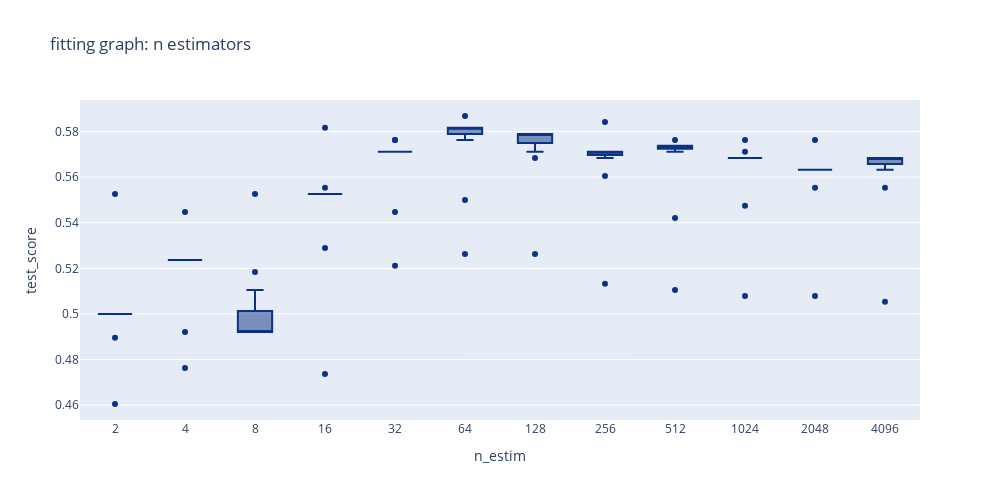

Notebook code cell kept with this figure:
### Code cell
fig = px.box(
    data_frame = df_result_plot,
    x = "n_estim",
    y = "test_score",

    title = "fitting graph: n estimators",
    color_discrete_sequence = plt_style_s,
    width = 1000,
    height = 500,
)

fig.show()

### Figure 1 — Plotly figure (JSON) as saved in the notebook; plotly's stock layout.template omitted (floating-point values rounded to 4 significant figures; data arrays with more than 128 entries replaced by an {"elided": "..."} marker saying what was removed)
{"data": [{"alignmentgroup": "True", "hovertemplate": "n_estim=%{x}<br>test_score=%{y}<extra></extra>", "legendgroup": "", "marker": {"color": "rgb(12,51,131)"}, "name": "", "notched": false, "offsetgroup": "", "orientation": "v", "showlegend": false, "type": "box", "x": {"elided": "144 str values"}, "x0": " ", "xaxis": "x", "y": {"elided": "144 float values"}, "y0": " ", "yaxis": "y"}], "layout": {"boxmode": "group", "height": 500, "legend": {"tracegroupgap": 0}, "title": {"text": "fitting graph: n estimators"}, "width": 1000, "xaxis": {"anchor": "y", "domain": [0, 1], "title": {"text": "n_estim"}}, "yaxis": {"anchor": "x", "domain": [0, 1], "title": {"text": "test_score"}}}}
